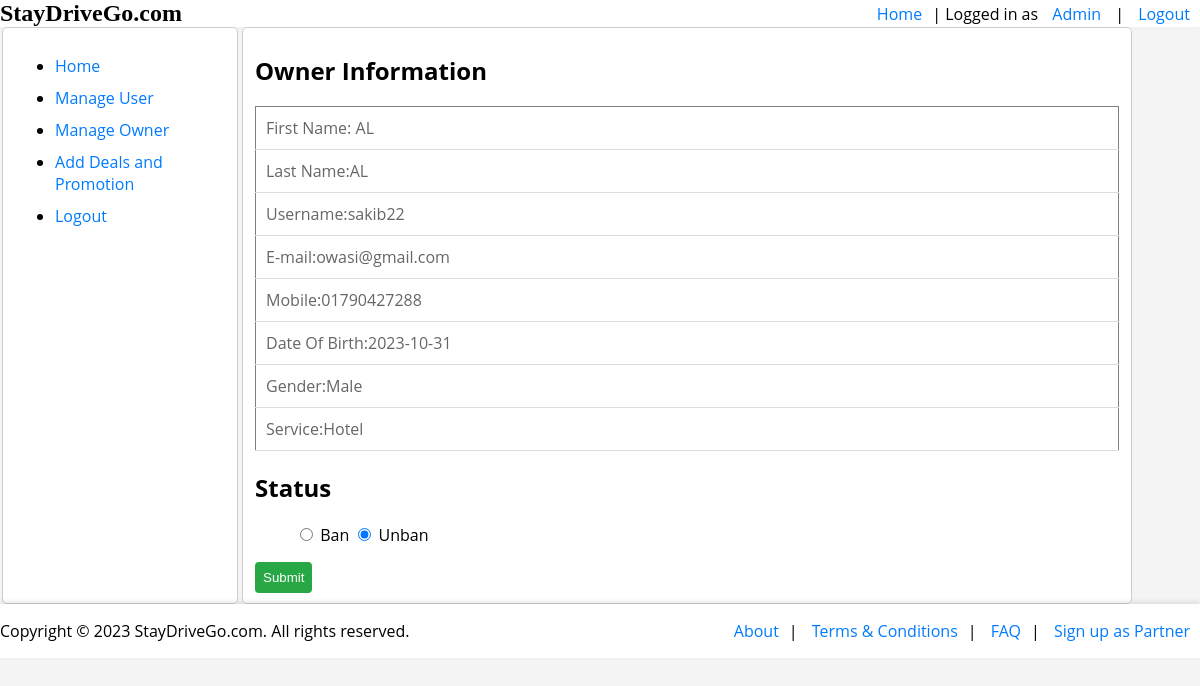
Screenshot of /view/ownersinfo.php?uname=sakib22 (signed in) with the database file from the repository.
### tables this page shows
CREATE TABLE `registeruser` (
  `firstname` varchar(20) NOT NULL,
  `lastname` varchar(20) NOT NULL,
  `username` varchar(20) NOT NULL,
  `email` varchar(50) NOT NULL,
  `mobile` varchar(11) NOT NULL,
  `dob` date NOT NULL,
  `gender` varchar(10) NOT NULL,
  `password` varchar(50) NOT NULL,
  `usertype` varchar(10) NOT NULL DEFAULT 'User',
  `banstatus` int(1) NOT NULL DEFAULT 0
);

### Model/adminmodel.php (called while the page is built, shortened)
<?php
function getOwnerInfo($uname)
{
    $con = getConnection();
    $sql = "SELECT * FROM registeruser WHERE username = '$uname'";
    $result = mysqli_query($con, $sql);
    $owners = [];
    while ($row = mysqli_fetch_assoc($result)) {
        array_push($owners, $row);
    }
    return $owners;
}
?>

### View/ownersinfo.php (the view, shortened to what this page needs)
<?php
require_once('../Model/adminmodel.php');
$uname = $_GET['uname'];
$data = getOwnerInfo($uname);
?>
<!DOCTYPE html>
<html lang="en">
<head>
    <link rel="stylesheet" type="text/css" href="../Asset/home.css">
</head>
<body>
    <?php include_once('header.php'); ?>
    <section style="display: flex;">
        <div style="width: 20%; display: flex; height: auto;">
            <?php include_once('menu.php') ?>
        </div>
        <div style="width: 80%;display: flex;height: auto;">
            <fieldset>
                <form action="../Controller/ownerbancheck.php" method="post" enctype="" onsubmit="return validateBan()">
                    <h1> Owner Information</h1>
                    <table border="1">
                        <tr>
                        <tr>
                            <td>
                                First Name: <?php echo $data[0]['firstname']; ?>
                            </td>
                        </tr>
                        <tr>
                            <td>
                                Last Name:<?php echo $data[0]['firstname']; ?>
                            </td>
                        </tr>
                        <tr>
                            <td>
                                Username:<?php echo $data[0]['username']; ?>
                        <tr>
                            <td>E-mail:<?php echo $data[0]['email']; ?>
                        </tr>
                        <tr>
                            <td>Mobile:<?php echo $data[0]['mobile']; ?>
                        </tr>
                        <tr>
                            <td>Date Of Birth:<?php echo $data[0]['dob']; ?>
                        </tr>
                        <tr>
                            <td> Gender:<?php echo $data[0]['gender']; ?>
                        </tr>
                        <tr>
                            <td>Service:<?php echo $data[0]['usertype']; ?>
                        </tr>
                    </table>
                    <h1>Status</h1>
                    <ul>
                        <input type="radio" name="banstatus" id="ban" value="1" <?php if (isset($data[0]['banstatus']) && $data[0]['banstatus'] == 1) echo 'checked'; ?>> Ban
                        <input type="radio" name="banstatus" id="unban" value="0" <?php if (isset($data[0]['banstatus']) && $data[0]['banstatus'] == 0) echo 'checked'; ?>> Unban
                    </ul>
                    <input type="submit" value="Submit">
                </form>
            </fieldset>
        </div>
    </section>
    <?php include_once('footerpublic.php'); ?>
</body>
</html>

### Asset/home.css (style rules this page uses)
body { font-family: "Open Sans", sans-serif; margin: 0; padding: 0; background-color: #f4f4f4; }
section { display: fixed; }
fieldset { border: 1px solid #ccc; border-radius: 5px; width: 90%; background-color: white; }
table { width: 100%; border-collapse: collapse; text-align: left; margin-top: 10px; }
th, td { padding: 10px; border-bottom: 1px solid #ddd; }
td { color: #666; }
select, input[type="date"], input[type="submit"] { padding: 8px; margin-right: 10px; border: 1px solid #ccc; border-radius: 4px; }
input[type="submit"] { background-color: #28a745; color: white; border: none; cursor: pointer; }

### View/header.php (style rules this page uses)
body { margin: 0; padding: 0; font-family: 'Open Sans', sans-serif; display: flex; flex-direction: column; min-height: 100vh; }

### View/footerpublic.php (style rules this page uses)
body { margin: 0; padding: 0; font-family: 'Open Sans', sans-serif; display: flex; flex-direction: column; min-height: 100vh; }

### rows the page displays
registeruser: firstname "AL", username "sakib22", email "owasi@gmail.com", mobile "01790427288", dob "2023-10-31", gender "Male", usertype "Hotel", banstatus "☑"

### other values shown
$_SESSION['firstname'] "Admin"
